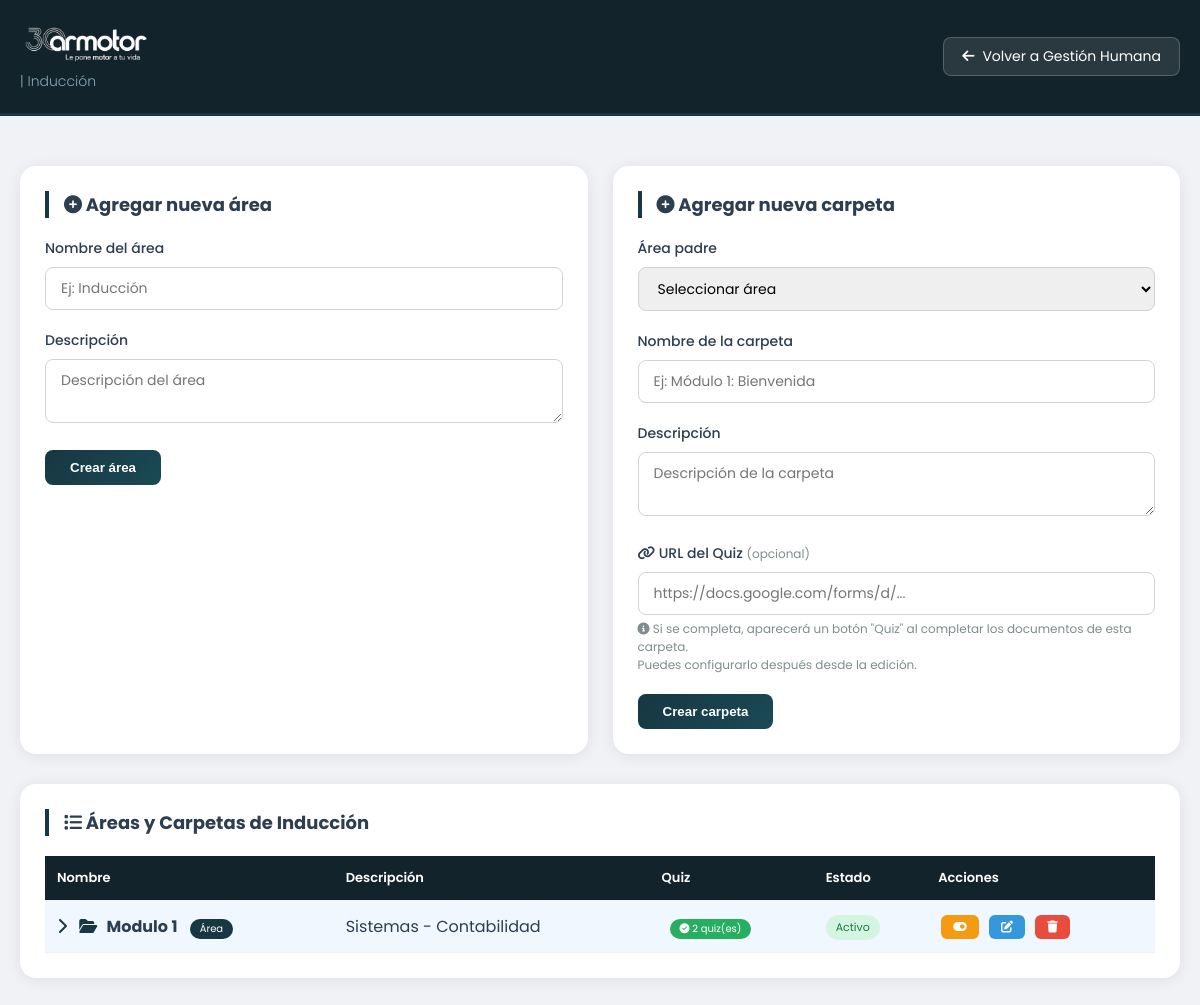
Screenshot of /admin/gestion_humana/induccion/index.php (signed in) with the database file from the repository.
### tables this page shows
CREATE TABLE `categorias_gestion_humana` (
  `id` int NOT NULL AUTO_INCREMENT,
  `nombre` varchar(100) NOT NULL,
  `descripcion` text,
  `tipo` enum('area','subarea','carpeta') DEFAULT 'area',
  `orden` int DEFAULT '0',
  `activo` tinyint DEFAULT '1',
  `padre_id` int DEFAULT NULL,
  `fecha_creacion` datetime DEFAULT CURRENT_TIMESTAMP,
  `quiz_url` varchar(500) DEFAULT NULL COMMENT 'URL del formulario de quiz',
  PRIMARY KEY (`id`),
  KEY `padre_id` (`padre_id`),
  CONSTRAINT `categorias_gestion_humana_ibfk_1` FOREIGN KEY (`padre_id`) REFERENCES `categorias_gestion_humana` (`id`) ON DELETE CASCADE
);

### admin/gestion_humana/induccion/index.php (the view, shortened to what this page needs)
<?php
require_once '../../../includes/auth_check.php';
$stmt = $pdo->query("
    SELECT * FROM categorias_gestion_humana
    WHERE tipo = 'area' AND activo = 1
    ORDER BY orden ASC, nombre ASC
");
$areas_principales = $stmt->fetchAll(PDO::FETCH_ASSOC);
$stmt = $pdo->query("
    SELECT * FROM categorias_gestion_humana
    WHERE tipo = 'carpeta' AND activo = 1
    ORDER BY nombre ASC
");
$todas_carpetas = $stmt->fetchAll(PDO::FETCH_ASSOC);
$carpetas_por_padre = [];
foreach ($todas_carpetas as $carpeta) {
    $padre = $carpeta['padre_id'] ?? 0;
    if (!isset($carpetas_por_padre[$padre])) {
        $carpetas_por_padre[$padre] = [];
    }
    $carpetas_por_padre[$padre][] = $carpeta;
}
$stmt = $pdo->query("
    SELECT * FROM categorias_gestion_humana
    WHERE tipo = 'area' AND activo = 1
    ORDER BY nombre ASC
");
$areas_select = $stmt->fetchAll(PDO::FETCH_ASSOC);
$no_areas = empty($areas_principales);
?>
<!DOCTYPE html>
<html lang="es">
<head>
    <link rel="stylesheet" href="https://cdnjs.cloudflare.com/ajax/libs/font-awesome/6.5.1/css/all.min.css">
</head>
<body>
    <header class="header">
        <div class="container">
            <div class="logo">
                <img src="../../../uploads/logo/30-años-blanco.webp" alt="logo intranet" style="display: flex; width: 130px;">
                <small>| Inducción</small>
            </div>
            <div style="display: flex; align-items: center; gap: 10px;">
                <a href="../index.php" class="btn-volver">
                    <i class="fas fa-arrow-left"></i> Volver a Gestión Humana
                </a>
            </div>
        </div>
    </header>
    <div class="container">
        <div class="forms-row">
            <div class="card form-card">
                <h2><i class="fas fa-plus-circle"></i> Agregar nueva área</h2>
                <form action="guardar_area.php" method="POST">
                    <div class="form-group">
                        <label>Nombre del área</label>
                        <input type="text" name="nombre" required placeholder="Ej: Inducción">
                    </div>
                    <div class="form-group">
                        <label>Descripción</label>
                        <textarea name="descripcion" rows="2" placeholder="Descripción del área"></textarea>
                    </div>
                    <button type="submit" class="btn-guardar">Crear área</button>
                </form>
            </div>
            <div class="card form-card">
                <h2><i class="fas fa-plus-circle"></i> Agregar nueva carpeta</h2>
                <form action="guardar_carpeta.php" method="POST">
                    <div class="form-group">
                        <label>Área padre</label>
                        <select name="padre_id" required>
                            <option value="">Seleccionar área</option>
                        </select>
                    </div>
                    <div class="form-group">
                        <label>Nombre de la carpeta</label>
                        <input type="text" name="nombre" required placeholder="Ej: Módulo 1: Bienvenida">
                    </div>
                    <div class="form-group">
                        <label>Descripción</label>
                        <textarea name="descripcion" rows="2" placeholder="Descripción de la carpeta"></textarea>
                    </div>
                    <div class="form-group">
                        <label><i class="fas fa-link"></i> URL del Quiz <span style="font-weight: 400; color: #7f8c8d; font-size: 12px;">(opcional)</span></label>
                        <input type="url" name="quiz_url" placeholder="https://docs.google.com/forms/d/...">
                        <div class="info-text">
                            <i class="fas fa-info-circle"></i>
                            Si se completa, aparecerá un botón "Quiz" al completar los documentos de esta carpeta.
                            <br>Puedes configurarlo después desde la edición.
                        </div>
                    </div>
                    <button type="submit" class="btn-guardar">Crear carpeta</button>
                </form>
            </div>
        </div>
        <div class="card">
            <h2><i class="fas fa-list"></i> Áreas y Carpetas de Inducción</h2>
            <?php if ($no_areas): ?>
                <div class="empty-state">
                    <i class="fas fa-folder-open"></i>
                    <h3>No hay áreas registradas</h3>
                    <p>Crea un área para comenzar a organizar el contenido de Inducción.</p>
                </div>
            <?php else: ?>
                <div class="table-responsive">
                    <table class="tabla-areas">
                        <thead>
                            <tr>
                                <th>Nombre</th>
                                <th>Descripción</th>
                                <th>Quiz</th>
                                <th>Estado</th>
                                <th>Acciones</th>
                            </tr>
                        </thead>
                        <tbody>
                            <?php foreach ($areas_principales as $area): ?>
                                <?php
                                $carpetas_aqui = $carpetas_por_padre[$area['id']] ?? [];
                                $tiene_carpetas = !empty($carpetas_aqui);
                                ?>
                                <tr class="area-row" data-area-id="<?php echo $area['id']; ?>">
                                    <td>
                                        <?php if ($tiene_carpetas): ?>
                                            <button class="btn-toggle" onclick="toggleCarpetas(<?php echo $area['id']; ?>)">
                                                <i class="fas fa-chevron-right" id="icon_<?php echo $area['id']; ?>"></i>
                                            </button>
                                        <?php else: ?>
                                            <span style="display: inline-block; width: 24px;"></span>
                                        <?php endif; ?>
                                        <i class="fas fa-folder-open area-icon"></i>
                                        <strong><?php echo htmlspecialchars($area['nombre']); ?></strong>
                                        <span class="badge-area">Área</span>
                                    </td>
                                    <td><?php echo htmlspecialchars($area['descripcion']); ?></td>
                                    <td>
                                        <?php
                                        $quiz_count = 0;
                                        foreach ($carpetas_aqui as $c) {
                                            if (!empty($c['quiz_url'])) {
                                                $quiz_count++;
                                            }
                                        }
                                        ?>
                                        <?php if ($quiz_count > 0): ?>
                                            <span class="badge-quiz-configurado">
                                                <i class="fas fa-check-circle"></i> <?php echo $quiz_count; ?> quiz(es)
                                            </span>
                                        <?php else: ?>
                                            <span style="color: #95a5a6; font-size: 12px;">Sin quiz</span>
                                        <?php endif; ?>
                                    </td>
                                    <td>
                                        <span class="<?php echo $area['activo'] ? 'badge-activo' : 'badge-inactivo'; ?>">
                                            <?php echo $area['activo'] ? 'Activo' : 'Inactivo'; ?>
                                        </span>
                                    </td>
                                    <td class="acciones">
                                        <a href="?cambiar_estado=<?php echo $area['id']; ?>" class="btn-accion btn-estado" title="Cambiar estado">
                                            <i class="fas fa-toggle-on"></i>
                                        </a>
                                        <a href="editar_area.php?id=<?php echo $area['id']; ?>" class="btn-accion btn-editar" title="Editar">
                                            <i class="fas fa-edit"></i>
                                        </a>
                                        <a href="?eliminar=<?php echo $area['id']; ?>" class="btn-accion btn-eliminar" title="Eliminar" onclick="return confirm('¿Eliminar esta área y todas sus carpetas?')">
                                            <i class="fas fa-trash"></i>
                                        </a>
                                    </td>
                                </tr>
                            <?php endforeach; ?>
                        </tbody>
                    </table>
                </div>
            <?php endif; ?>
        </div>
    </div>
</body>
</html>

### admin/gestion_humana/induccion/index.php (style rules this page uses)
* { margin: 0; padding: 0; box-sizing: border-box; }
body { font-family: 'Poppins', sans-serif; background: #f0f2f5; color: #2c3e50; }
.container { max-width: 1200px; margin: 0 auto; padding: 20px; }
.header { background: #12232b; margin-bottom: 30px; border-bottom: 3px solid #173742; }
.header .container { display: flex; justify-content: space-between; align-items: center; }
.logo small { color: #8aa8b8; font-size: 14px; font-weight: 300; }
.btn-volver { background: rgba(255,255,255,0.1); color: white; padding: 8px 18px; text-decoration: none; border-radius: 8px; transition: all 0.3s ease; border: 1px solid rgba(255,255,255,0.2); font-size: 14px; display: inline-flex; align-items: center; gap: 8px; }
.card { background: white; border-radius: 16px; padding: 25px; margin-bottom: 30px; box-shadow: 0 2px 15px rgba(0,0,0,0.08); }
.card h2 { margin-bottom: 20px; border-left: 4px solid #173742; padding-left: 15px; font-size: 18px; }
.forms-row { display: flex; gap: 25px; margin-bottom: 30px; flex-wrap: wrap; }
.form-card { flex: 1; min-width: 300px; margin-bottom: 0; }
.form-group { margin-bottom: 20px; }
.form-group label { display: block; margin-bottom: 8px; font-weight: 500; font-size: 14px; }
.form-group input, .form-group select, .form-group textarea { width: 100%; padding: 10px 15px; border: 1px solid #d3d3d3; border-radius: 8px; font-family: 'Poppins', sans-serif; font-size: 14px; }
.form-group textarea { resize: vertical; min-height: 60px; }
.btn-guardar { background: linear-gradient(135deg, #173742, #1a4a55); color: white; border: none; padding: 10px 25px; border-radius: 8px; cursor: pointer; font-weight: 600; transition: all 0.3s ease; }
.table-responsive { overflow-x: auto; }
.tabla-areas { width: 100%; border-collapse: collapse; }
.tabla-areas th, .tabla-areas td { padding: 12px; text-align: left; border-bottom: 1px solid #f0f0f0; }
.tabla-areas th { background: #12232b; color: white; font-weight: 600; font-size: 13px; }
.area-row { background-color: #f0f7ff; }
.btn-toggle { background: none; border: none; cursor: pointer; font-size: 16px; margin-right: 8px; color: #173742; transition: color 0.3s; }
.badge-area { background: #173742; color: white; padding: 2px 10px; border-radius: 12px; font-size: 10px; margin-left: 8px; display: inline-block; }
.badge-activo { background: #d5f5e3; color: #1a7a3a; padding: 4px 10px; border-radius: 20px; font-size: 11px; display: inline-block; }
.badge-quiz-configurado { background: #27ae60; color: white; padding: 2px 10px; border-radius: 12px; font-size: 10px; margin-left: 8px; display: inline-block; }
.acciones { white-space: nowrap; }
.btn-accion { display: inline-flex; align-items: center; gap: 5px; padding: 6px 12px; margin: 0 3px; text-decoration: none; border-radius: 6px; font-size: 12px; transition: all 0.3s ease; border: none; cursor: pointer; }
.btn-accion i { font-size: 12px; }
.btn-estado { background: #f39c12; color: white; }
.btn-editar { background: #3498db; color: white; }
.btn-eliminar { background: #e74c3c; color: white; }
.info-text { font-size: 12px; color: #7f8c8d; margin-top: 5px; }
.area-icon { color: #173742; margin-right: 5px; }

### rows the page displays
categorias_gestion_humana: nombre "Modulo 1", descripcion "Sistemas - Contabilidad", quiz_count "2", activo "Activo"
